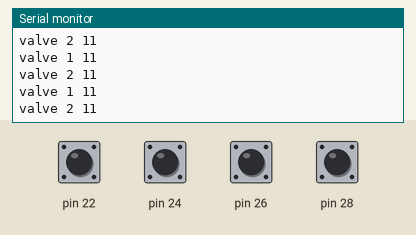
The sketch below on a simulated Arduino Mega 2560, built with avr-gcc and run on an emulated ATmega2560. Shown: the last lines printed to the serial monitor. Inputs (shaded band) come from the test bench; at power-on: pin 22, pin 24, pin 26, pin 28 HIGH.

Above: at 2.8 s.
2.9 s: pin 22 pulled LOW for 1.2 s
5.6 s: pin 24 pulled LOW for 1.2 s
8.3 s: pin 26 pulled LOW for 1.2 s
At 9.3 s:
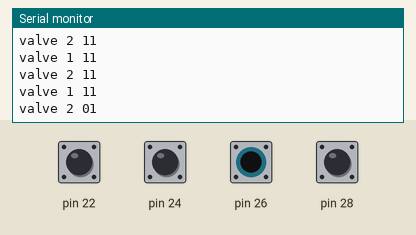
11.0 s: pin 28 pulled LOW for 1.2 s
At 11.8 s:
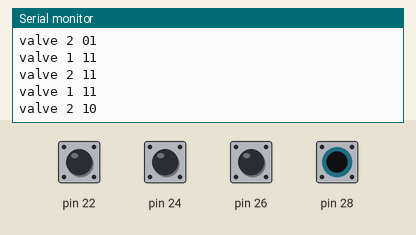
Timing chart, 0 to 14.0 s (numbered marks = the images above; inputs shaded):
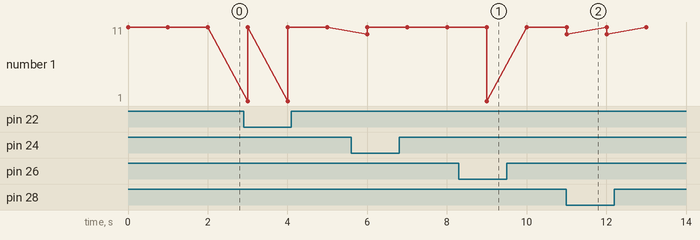

The sketch:

test_valves.ino
```cpp
void setup() {
  // put your setup code here, to run once:
Serial.begin(115200);
pinMode(22, INPUT_PULLUP);
pinMode(24, INPUT_PULLUP);
pinMode(26, INPUT_PULLUP);
pinMode(28, INPUT_PULLUP);

}

void loop() {
  // put your main code here, to run repeatedly:
Serial.print("valve 1 ");
Serial.print(digitalRead(22));
Serial.println(digitalRead(24));

Serial.print("valve 2 ");
Serial.print(digitalRead(26));
Serial.println(digitalRead(28));
delay(1000);

}
```

Measured:
- after the input at 8.3 s, the serial monitor: prints a new line after 0.71 s (image 1)
- after the input at 11.0 s, the serial monitor: prints a new line at once (image 2)
